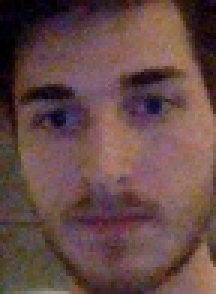
#> input picture additional/insightface/images/faces/gabor/11.jpg, 72 x 98 px, given in place of the camera (shown 3 times larger)
$ python test.py
#> lines starting #> are read from the running program, lines starting #| are printed output that depends on the picture
import cv2

def detect(gray):

    faces = face_cascade.detectMultiScale(gray)

    print('Detected faces: {}'.format(len(faces)), end='\r')

    for x, y, width, height in faces:
        cv2.rectangle(img, (x, y), (x + width, y + height), color=(255, 0, 0), thickness=2)

face_cascade = cv2.CascadeClassifier("cascade.xml")
mirror = False
shape = (1280, 720) # FHD width, height
height_to = 224

w = int(height_to/shape[1] * shape[0])

cam = cv2.VideoCapture(0)
while True:
    ret_val, frame = cam.read()
#> frame is the input picture: shape (98, 72, 3); mean B, G, R 70.9, 73.3, 101.7

    img = cv2.resize(frame, (w,height_to))
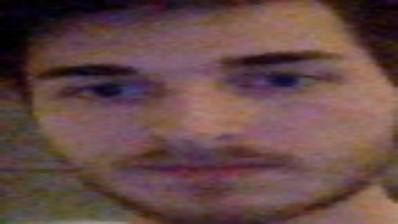
#> img: shape (224, 398, 3); mean B, G, R 70.8, 73.2, 101.6

    gray = cv2.cvtColor(img, cv2.COLOR_BGR2GRAY)
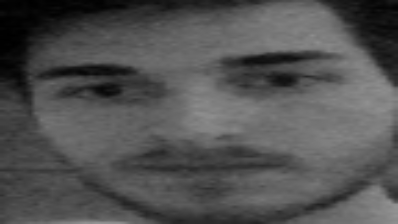
#> gray: shape (224, 398); min 0, max 148, mean 81.4

    #gray = cv2.convertScaleAbs(gray, alpha=1, beta=80)
    equalized = cv2.equalizeHist(gray)
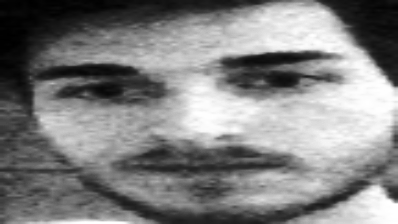
#> equalized: shape (224, 398); min 0, max 255, mean 128.6


    detect(equalized)
#> in detect, `faces = face_cascade.detectMultiScale(gray)`: faces = ()
#| Detected faces: 0
    #detect(equalized)
    cv2.imshow('Detect faces', img)
    #cv2.imshow('Detect equalized', equalized)
    if cv2.waitKey(1) == 27:
#> (key Esc is pressed here)
        break  # esc to quit
cv2.destroyAllWindows()

$ run again, on additional/insightface/images/faces/gabor/12.jpg
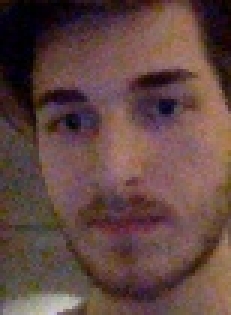
#> input picture additional/insightface/images/faces/gabor/12.jpg, 77 x 105 px, given in place of the camera (shown 3 times larger)
#> frame is the input picture: shape (105, 77, 3); mean B, G, R 66.3, 70.7, 98
#> `gray = cv2.cvtColor(img, cv2.COLOR_BGR2GRAY)`:
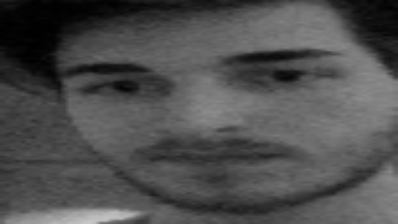
#> gray: shape (224, 398); min 0, max 200, mean 78.3
#> `equalized = cv2.equalizeHist(gray)`:
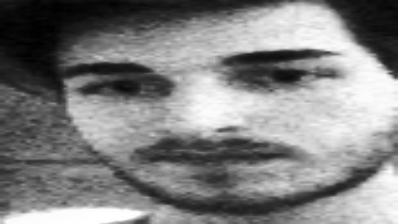
#> equalized: shape (224, 398); min 0, max 255, mean 128.6
#> faces = ()
#| Detected faces: 0

$ run again, on additional/insightface/images/faces/gabor/13.jpg
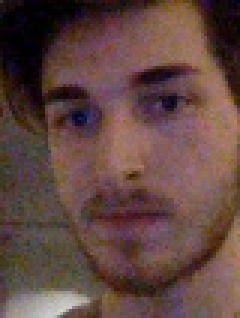
#> input picture additional/insightface/images/faces/gabor/13.jpg, 80 x 106 px, given in place of the camera (shown 3 times larger)
#> frame is the input picture: shape (106, 80, 3); mean B, G, R 65.4, 70.8, 97.3
#> `gray = cv2.cvtColor(img, cv2.COLOR_BGR2GRAY)`:
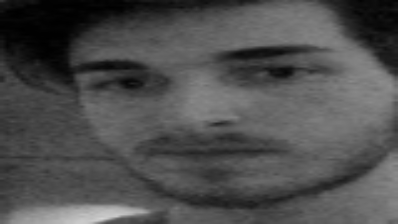
#> gray: shape (224, 398); min 0, max 212, mean 78
#> `equalized = cv2.equalizeHist(gray)`:
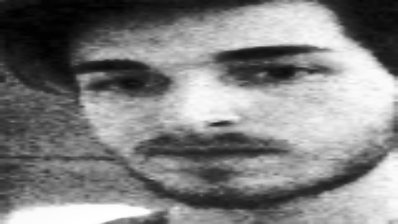
#> equalized: shape (224, 398); min 0, max 255, mean 128.5
#> faces = ()
#| Detected faces: 0

$ run again, on additional/insightface/images/faces/gabor/14.jpg
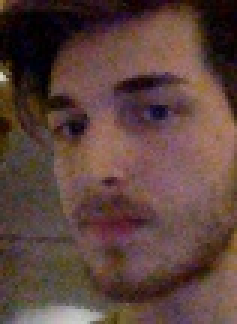
#> input picture additional/insightface/images/faces/gabor/14.jpg, 79 x 108 px, given in place of the camera (shown 3 times larger)
#> frame is the input picture: shape (108, 79, 3); mean B, G, R 60.9, 66.9, 92.6
#> `gray = cv2.cvtColor(img, cv2.COLOR_BGR2GRAY)`:
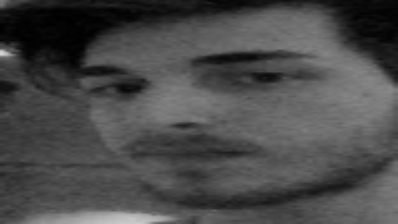
#> gray: shape (224, 398); min 0, max 211, mean 73.8
#> `equalized = cv2.equalizeHist(gray)`:
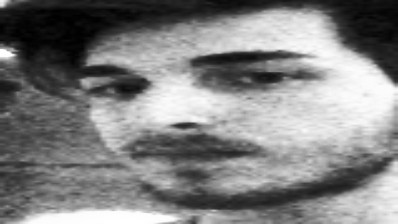
#> equalized: shape (224, 398); min 0, max 255, mean 128.7
#> faces = ()
#| Detected faces: 0
